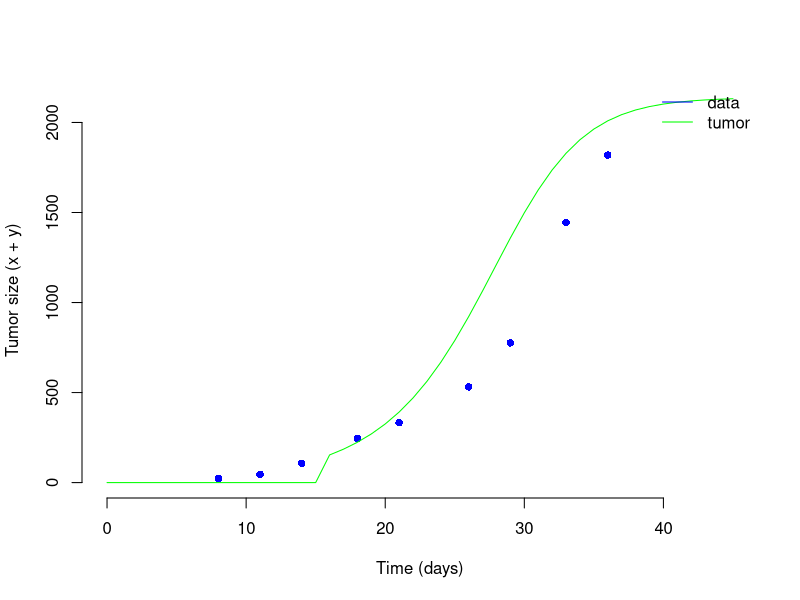

Source code (R):
rm(list=ls())

data.df <- read.csv("../Data/NIS-data.csv", header=TRUE)

TimeData <- data.df$x
TumorData <- data.df$y
###################################################################
###################################################################
## Projet
###################################################################
###################################################################

Viro.model <- function(t, pop, param) {
  
  y <- pop[1]  # Uninfected Tumors
  x <- pop[2]  # Infected Tumors
  v <- pop[3]  # Virus
  
  K=param[1] #Carrying capacity of tumors (in 10 ^6 cells)
  r=param[2] #Effective growth rate of uninfected cells (day-1)
  delta=param[3] #Effective death rate constant of infected cells (day-1)
  
  rho=param[4] #Rate constant of cell fusion (per day per 10^6 cells)
  k=param[5] #Infection rate constant (per day per 106 cells or virions) of uninfected cells by free virus v(t)
  a=param[6] #Virus production rate constant by infected cells (virions per day per cell)
  w=param[7] #Rate constant of virus elimination (day-1)
  
  eps=param[8]
  
  #x,y,v the results 
  dy <- r*y*(1-((y+x)^eps/K^eps))-k*y*v-rho*x*y
  dx <- k*y*v - delta*x
  dv <- a*x - w*v - k*y*v
  

  
  res<-c(dy, dx, dv)
  
  list(res)
}

##############################
### main = execution du modele
##############################


require(deSolve)

Tmax = 45
dt = 1

y0=0
x0=0
v0=0
  
#Fitted param
K=  2139.258#Carrying capacity of tumors (in 10 ^6 cells)
r=  0.2062134 #Effective growth rate of uninfected cells (day-1)
eps= 1.648773
#Estimated param
delta= 1.119#Effective death rate constant of infected cells (day-1)
rho= 0.141#Rate constant of cell fusion (per day per 10^6 cells)
k= 0.000591 #Infection rate constant (per day per 106 cells or virions) of uninfected cells by free virus v(t)
a= 0.9 #Virus production rate constant by infected cells (virions per day per cell)
w= 0.3 #Rate constant of virus elimination (day-1)

event.dat <- data.frame(var   = c("y", "v"),
                        time  = 15,
                        value = c(126.237, 2),
                        method = "replace")

Time=seq(from=0,to=Tmax,by=dt)

Init.cond <- c(y = y0, x = x0, v = v0)
param=c(K,r,delta,rho,k,a,w,eps)

# Execute
result <- lsoda(Init.cond, Time, Viro.model, param, events = list(data = event.dat))
result

colnames(result) <- c("Time", "y", "x", "v")

head(result)
plot(TimeData, TumorData, pch=16, col="blue",
     xlab="Time (days)", ylab="Tumor size (x + y)", bty="n",
     xlim = c(0, Tmax),ylim=c(0, 2139.258))
lines(Time,result[,"y"] + result[,"x"],type="l",col="green",xlab="Time",ylab="",ylim=c(0,K),bty="n")
legend("topright",c("data","tumor"),col=c("blue","green"),lty=1,bty="n")
